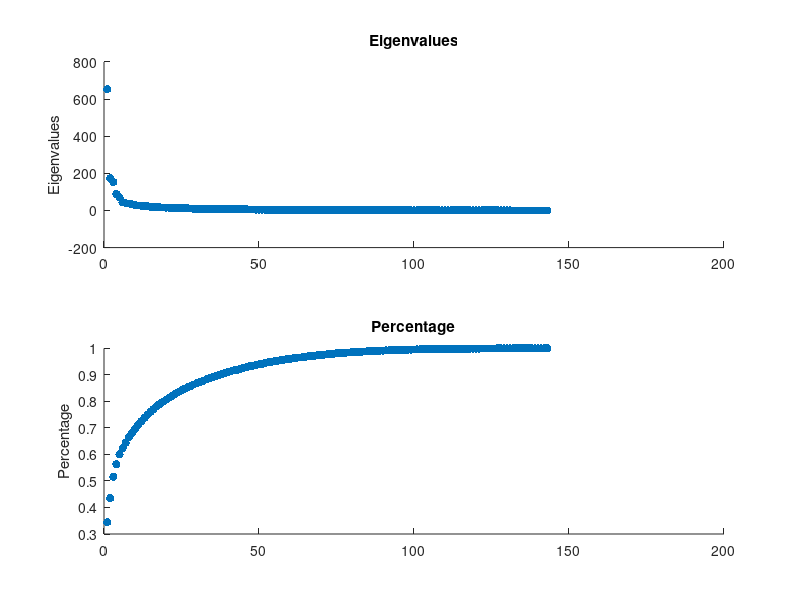
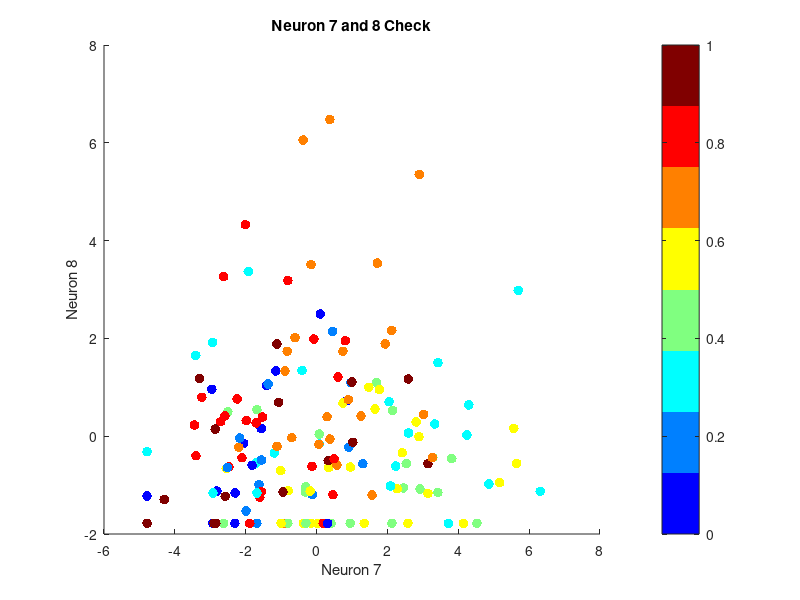

Here is the MATLAB script that generated these plots, in order: (Note: this script raises an error after producing the figures.)
%% PCA
load("ReachData.mat");
% size(R); -> (143, 158), 143 neural and 158 trials

%% corvariance matrix
[n, trials] = size(R) ;
Rt = R';
n_mean = mean(Rt, 1); % (A, dim), dim:沿其运算的维度
n_means = repmat(n_mean, trials, 1);
centered = Rt - n_means; %(158, 143)
covar = cov(centered);

%% eigenvectors and eigenvalues
[F,V] = eig(covar);
[values, index] = sort(diag(V));
values = flip(values);
index = flip(index);
cum_val = cumsum(values);

figure(1);
x = 1:143;
subplot(2, 1, 1);
scatter(x, values, 'filled');
ylabel('Eigenvalues');
title('Eigenvalues')
subplot(2, 1, 2);
scatter(x, cum_val/cum_val(end), 'filled');
ylabel('Percentage');
title('Percentage');

%% Neuron 6 & 7
c = jet(8);
co = zeros(n, 3);
for i = 1:length(centered)
    col = c(direction(i),:); % 直接c(1)取第一个数
    co(i,:) = col;
end
figure(2);
scatter(centered(:,7), centered(:,8), 50, co, "filled");
title("Neuron 7 and 8 Check");
xlabel("Neuron 7");
ylabel("Neuron 8");
colormap(c);
colorbar('Ticks',[0.05 0.175 0.3 0.425 0.55 0.69 0.82 0.94],...
    'TickLabels',["0 deg" "45 deg" "90 deg" "135 deg" "180 deg" "225 deg" "270 deg" "315 deg"])

%% PCA
eig_sort = F(:, index);
eig12 = eig_sort(:, 1:2);
proj = centered * eig12;
scatter(proj(:,1),proj(:,2),50,co,'filled');
title("PCA on Motor Neurons");
colormap(c);
colorbar('Ticks',[0.05 0.175 0.3 0.425 0.55 0.69 0.82 0.94],...
    'TickLabels',["0 deg" "45 deg" "90 deg" "135 deg" "180 deg" "225 deg" "270 deg" "315 deg"])

%% Motor Arm, Only A, Move up
up = [];
for i=1:length(direction)
    if direction(i,:) == 3
        up = [up i];
    end
end

Va=[];
for i =1:length(up)
    Va = [Va; eig12(:,1)'*centered(up(i),:)'];
end
disp("The mean and standard deviation of Voltage at A is");
disp(mean(Va));
disp(std(Va));